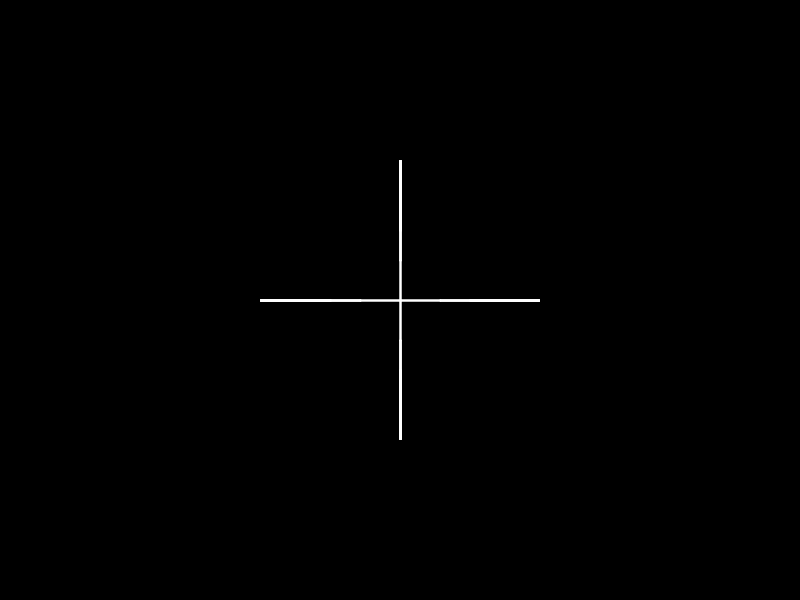
Frame 1 (no input)
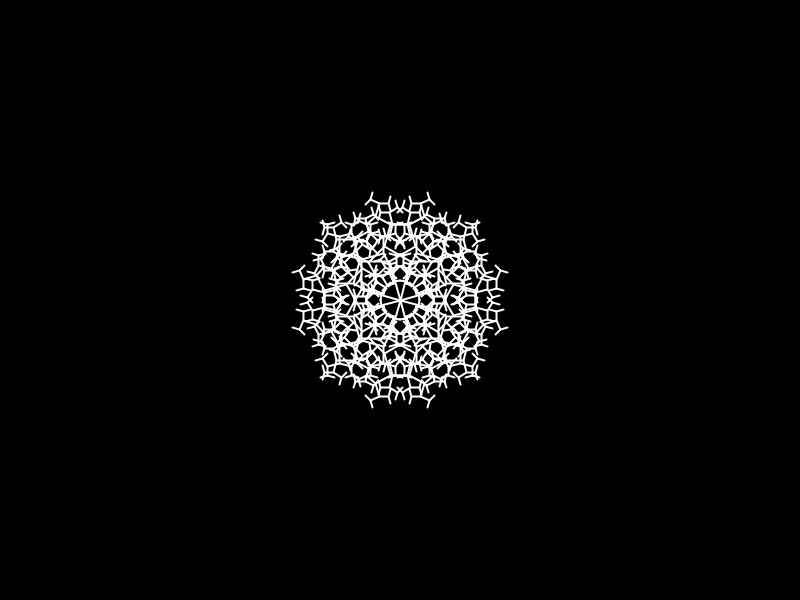
Frame 60 (the mouse pressed at the canvas centre just before this capture)
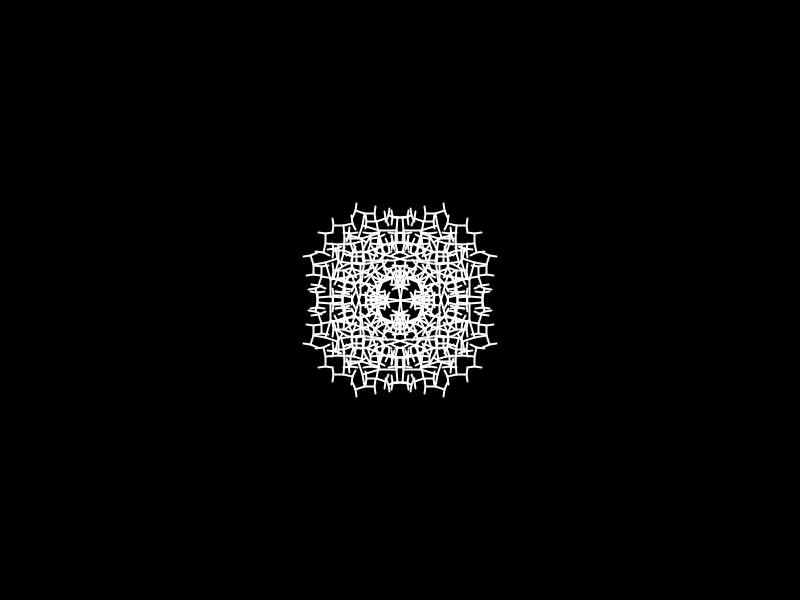
Frame 120 (the mouse held since frame 60 and released just before this capture)

The Processing sketch that drew these frames (run headless with seeded random() and noise(); from frame 60 on, the mouse is pressed at the canvas centre):

// Processing sketch: processing_150764
// ── processing_150764.pde

Vector start;
float distance = 40;

int limit = 7;
float rec = 0;


void setup() {
  size(800, 600);
  smooth();
  strokeWeight(2);

  start = new Vector(width / 2, height / 2);
}

void draw() {
  background(0);
  stroke(255);
  smooth();
  
  float angle1 = sin(rec++ / 60) * TWO_PI * .25;
  drawLine(start, distance, TWO_PI * .75, angle1, limit);
  drawLine(start, distance, TWO_PI * 0, angle1, limit);
  drawLine(start, distance, TWO_PI * .25, angle1, limit);
  drawLine(start, distance, TWO_PI * .5, angle1, limit);
}

void drawLine(Vector point, float distance, float angle, float angleDelta, int limit) {
  if (limit == 0) return;

  float leftAngle = angle + angleDelta;
  float rightAngle = angle - angleDelta;

  Vector left = point.angle(leftAngle, distance);
  Vector right = point.angle(rightAngle, distance);
  

  float distanceDamp = .75;
  line(point.x, point.y, left.x, left.y);
  drawLine(left, distance * distanceDamp, leftAngle, angleDelta, limit - 1);
  drawLine(right, distance * distanceDamp, rightAngle, angleDelta, limit - 1);

  line(point.x, point.y, right.x, right.y);
}

public class Vector {

  float x, y;

  Vector(float x, float y) {
    this.x = x;
    this.y = y;
  }

  Vector angle(float angle, float distance) {
    // cos theta = adjacent / hypotneuse
    // cos(angle) = adjacent / distance
    // cos(angle) * distance = adjacent
    float x = cos(angle) * distance + this.x;

    // sin theta = opposite / hypotneuse
    // sin(angle) = opposite / distance
    // sin(angle) * distance = opposite
    float y = sin(angle) * distance + this.y;

    return new Vector(x, y);
  }

  Vector add(Vector vector) {
    return new Vector(this.x + vector.x, this.y + vector.y);
  }

  Vector multiply(float value) {
    return new Vector(this.x * value, this.y * value);
  }

  Vector multiply(Vector vector) {
    return new Vector(this.x * vector.x, this.y * vector.y);
  }

  public String toString() {
    return "(" + (int)this.x + ", " + (int)this.y + ")";
  }
}
